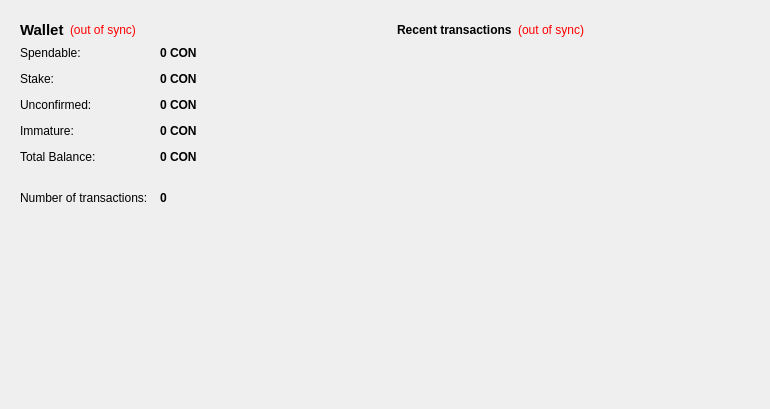
<?xml version="1.0" encoding="UTF-8"?>
<ui version="4.0">
 <class>OverviewPage</class>
 <widget class="QWidget" name="OverviewPage">
  <property name="geometry">
   <rect>
    <x>0</x>
    <y>0</y>
    <width>770</width>
    <height>409</height>
   </rect>
  </property>
  <property name="windowTitle">
   <string>Form</string>
  </property>
  <layout class="QHBoxLayout" name="horizontalLayout" stretch="1,1">
   <item>
    <layout class="QVBoxLayout" name="verticalLayout_2">
     <item>
      <widget class="QFrame" name="frame">
       <property name="styleSheet">
        <string notr="true">QFrame { background: transparent; }</string>
       </property>
       <property name="frameShape">
        <enum>QFrame::NoFrame</enum>
       </property>
       <property name="frameShadow">
        <enum>QFrame::Plain</enum>
       </property>
       <property name="lineWidth">
        <number>-1</number>
       </property>
       <property name="midLineWidth">
        <number>0</number>
       </property>
       <layout class="QVBoxLayout" name="verticalLayout_4">
        <item>
         <layout class="QHBoxLayout" name="horizontalLayout_4">
          <item>
           <widget class="QLabel" name="label_5">
            <property name="font">
             <font>
              <pointsize>11</pointsize>
              <weight>75</weight>
              <bold>true</bold>
             </font>
            </property>
            <property name="text">
             <string>Wallet</string>
            </property>
           </widget>
          </item>
          <item>
           <widget class="QLabel" name="labelWalletStatus">
            <property name="toolTip">
             <string>The displayed information may be out of date. Your wallet automatically synchronizes with the PayCon network after a connection is established, but this process has not completed yet.</string>
            </property>
            <property name="styleSheet">
             <string notr="true">QLabel { color: red; }</string>
            </property>
            <property name="text">
             <string notr="true">(out of sync)</string>
            </property>
            <property name="alignment">
             <set>Qt::AlignLeading|Qt::AlignLeft|Qt::AlignVCenter</set>
            </property>
           </widget>
          </item>
          <item>
           <spacer name="horizontalSpacer_2">
            <property name="orientation">
             <enum>Qt::Horizontal</enum>
            </property>
            <property name="sizeHint" stdset="0">
             <size>
              <width>40</width>
              <height>20</height>
             </size>
            </property>
           </spacer>
          </item>
         </layout>
        </item>
        <item>
         <layout class="QFormLayout" name="formLayout_2">
          <property name="fieldGrowthPolicy">
           <enum>QFormLayout::AllNonFixedFieldsGrow</enum>
          </property>
          <property name="horizontalSpacing">
           <number>12</number>
          </property>
          <property name="verticalSpacing">
           <number>12</number>
          </property>
          <item row="0" column="0">
           <widget class="QLabel" name="label">
            <property name="text">
             <string>Spendable:</string>
            </property>
           </widget>
          </item>
          <item row="0" column="1">
           <widget class="QLabel" name="labelBalance">
            <property name="font">
             <font>
              <weight>75</weight>
              <bold>true</bold>
             </font>
            </property>
            <property name="cursor">
             <cursorShape>IBeamCursor</cursorShape>
            </property>
            <property name="toolTip">
             <string>Your current spendable balance</string>
            </property>
            <property name="text">
             <string notr="true">0 CON</string>
            </property>
            <property name="textInteractionFlags">
             <set>Qt::LinksAccessibleByMouse|Qt::TextSelectableByKeyboard|Qt::TextSelectableByMouse</set>
            </property>
           </widget>
          </item>
          <item row="1" column="0">
           <widget class="QLabel" name="label_6">
            <property name="text">
             <string>Stake:</string>
            </property>
           </widget>
          </item>
          <item row="1" column="1">
           <widget class="QLabel" name="labelStake">
            <property name="font">
             <font>
              <weight>75</weight>
              <bold>true</bold>
             </font>
            </property>
            <property name="cursor">
             <cursorShape>IBeamCursor</cursorShape>
            </property>
            <property name="toolTip">
             <string>Total of coins that was staked, and do not yet count toward the current balance</string>
            </property>
            <property name="text">
             <string notr="true">0 CON</string>
            </property>
            <property name="textInteractionFlags">
             <set>Qt::LinksAccessibleByMouse|Qt::TextSelectableByKeyboard|Qt::TextSelectableByMouse</set>
            </property>
           </widget>
          </item>
          <item row="2" column="0">
           <widget class="QLabel" name="label_3">
            <property name="text">
             <string>Unconfirmed:</string>
            </property>
           </widget>
          </item>
          <item row="2" column="1">
           <widget class="QLabel" name="labelUnconfirmed">
            <property name="font">
             <font>
              <weight>75</weight>
              <bold>true</bold>
             </font>
            </property>
            <property name="cursor">
             <cursorShape>IBeamCursor</cursorShape>
            </property>
            <property name="toolTip">
             <string>Total of transactions that have yet to be confirmed, and do not yet count toward the current balance</string>
            </property>
            <property name="text">
             <string notr="true">0 CON</string>
            </property>
            <property name="textInteractionFlags">
             <set>Qt::LinksAccessibleByMouse|Qt::TextSelectableByKeyboard|Qt::TextSelectableByMouse</set>
            </property>
           </widget>
          </item>
          <item row="3" column="0">
           <widget class="QLabel" name="labelImmatureText">
            <property name="text">
             <string>Immature:</string>
            </property>
           </widget>
          </item>
          <item row="3" column="1">
           <widget class="QLabel" name="labelImmature">
            <property name="font">
             <font>
              <weight>75</weight>
              <bold>true</bold>
             </font>
            </property>
            <property name="toolTip">
             <string>Mined balance that has not yet matured</string>
            </property>
            <property name="text">
             <string notr="true">0 CON</string>
            </property>
            <property name="textInteractionFlags">
             <set>Qt::LinksAccessibleByMouse|Qt::TextSelectableByKeyboard|Qt::TextSelectableByMouse</set>
            </property>
           </widget>
          </item>
          <item row="4" column="0">
           <widget class="QLabel" name="labelTotalText">
            <property name="text">
             <string>Total Balance:</string>
            </property>
           </widget>
          </item>
          <item row="4" column="1">
           <widget class="QLabel" name="labelTotal">
            <property name="font">
             <font>
              <weight>75</weight>
              <bold>true</bold>
             </font>
            </property>
            <property name="toolTip">
             <string>Total Stake and Spendable balance</string>
            </property>
            <property name="text">
             <string notr="true">0 CON</string>
            </property>
            <property name="textInteractionFlags">
             <set>Qt::LinksAccessibleByMouse|Qt::TextSelectableByKeyboard|Qt::TextSelectableByMouse</set>
            </property>
           </widget>
          </item>
          <item row="5" column="0" colspan="2">
           <widget class="Line" name="line">
            <property name="frameShadow">
             <enum>QFrame::Plain</enum>
            </property>
            <property name="lineWidth">
             <number>-1</number>
            </property>
            <property name="orientation">
             <enum>Qt::Horizontal</enum>
            </property>
           </widget>
          </item>
          <item row="6" column="0">
           <widget class="QLabel" name="labelTotalText">
            <property name="text">
             <string>Number of transactions:</string>
            </property>
           </widget>
          </item>
          <item row="6" column="1">
           <widget class="QLabel" name="labelNumTransactions">
            <property name="font">
             <font>
              <weight>75</weight>
              <bold>true</bold>
             </font>
            </property>
            <property name="cursor">
             <cursorShape>IBeamCursor</cursorShape>
            </property>
            <property name="toolTip">
             <string>Total number of transactions in wallet</string>
            </property>
            <property name="text">
             <string notr="true">0</string>
            </property>
            <property name="textInteractionFlags">
             <set>Qt::LinksAccessibleByMouse|Qt::TextSelectableByKeyboard|Qt::TextSelectableByMouse</set>
            </property>
           </widget>
          </item>
         </layout>
        </item>
       </layout>
      </widget>
     </item>
     <item>
      <spacer name="verticalSpacer">
       <property name="orientation">
        <enum>Qt::Vertical</enum>
       </property>
       <property name="sizeHint" stdset="0">
        <size>
         <width>20</width>
         <height>40</height>
        </size>
       </property>
      </spacer>
     </item>
     <item>
      <widget class="QLabel" name="label_2">
       <property name="autoFillBackground">
        <bool>false</bool>
       </property>
       <property name="text">
        <string/>
       </property>
       <property name="pixmap">
        <pixmap resource="../bitcoin.qrc">:/icons/coinbg</pixmap>
       </property>
       <property name="scaledContents">
        <bool>false</bool>
       </property>
       <property name="margin">
        <number>0</number>
       </property>
      </widget>
     </item>
    </layout>
   </item>
   <item>
    <layout class="QVBoxLayout" name="verticalLayout_3">
     <item>
      <widget class="QFrame" name="frame_2">
       <property name="styleSheet">
        <string notr="true">QFrame { background: transparent; }</string>
       </property>
       <property name="frameShape">
        <enum>QFrame::NoFrame</enum>
       </property>
       <property name="frameShadow">
        <enum>QFrame::Plain</enum>
       </property>
       <property name="lineWidth">
        <number>-1</number>
       </property>
       <layout class="QVBoxLayout" name="verticalLayout">
        <item>
         <layout class="QHBoxLayout" name="horizontalLayout_2">
          <item>
           <widget class="QLabel" name="label_4">
            <property name="text">
             <string>&lt;b&gt;Recent transactions&lt;/b&gt;</string>
            </property>
           </widget>
          </item>
          <item>
           <widget class="QLabel" name="labelTransactionsStatus">
            <property name="toolTip">
             <string>The displayed information may be out of date. Your wallet automatically synchronizes with the PayCon network after a connection is established, but this process has not completed yet.</string>
            </property>
            <property name="styleSheet">
             <string notr="true">QLabel { color: red; }</string>
            </property>
            <property name="text">
             <string notr="true">(out of sync)</string>
            </property>
            <property name="alignment">
             <set>Qt::AlignRight|Qt::AlignTrailing|Qt::AlignVCenter</set>
            </property>
           </widget>
          </item>
          <item>
           <spacer name="horizontalSpacer">
            <property name="orientation">
             <enum>Qt::Horizontal</enum>
            </property>
            <property name="sizeHint" stdset="0">
             <size>
              <width>40</width>
              <height>20</height>
             </size>
            </property>
           </spacer>
          </item>
         </layout>
        </item>
        <item>
         <widget class="QListView" name="listTransactions">
          <property name="styleSheet">
           <string notr="true">QListView { background: transparent; }</string>
          </property>
          <property name="frameShape">
           <enum>QFrame::NoFrame</enum>
          </property>
          <property name="frameShadow">
           <enum>QFrame::Plain</enum>
          </property>
          <property name="lineWidth">
           <number>0</number>
          </property>
          <property name="verticalScrollBarPolicy">
           <enum>Qt::ScrollBarAlwaysOff</enum>
          </property>
          <property name="horizontalScrollBarPolicy">
           <enum>Qt::ScrollBarAlwaysOff</enum>
          </property>
          <property name="selectionMode">
           <enum>QAbstractItemView::NoSelection</enum>
          </property>
         </widget>
        </item>
       </layout>
      </widget>
     </item>
     <item>
      <spacer name="verticalSpacer_2">
       <property name="orientation">
        <enum>Qt::Vertical</enum>
       </property>
       <property name="sizeHint" stdset="0">
        <size>
         <width>20</width>
         <height>10</height>
        </size>
       </property>
      </spacer>
     </item>
    </layout>
   </item>
  </layout>
 </widget>
 <resources>
  <include location="../bitcoin.qrc"/>
 </resources>
 <connections/>
</ui>
